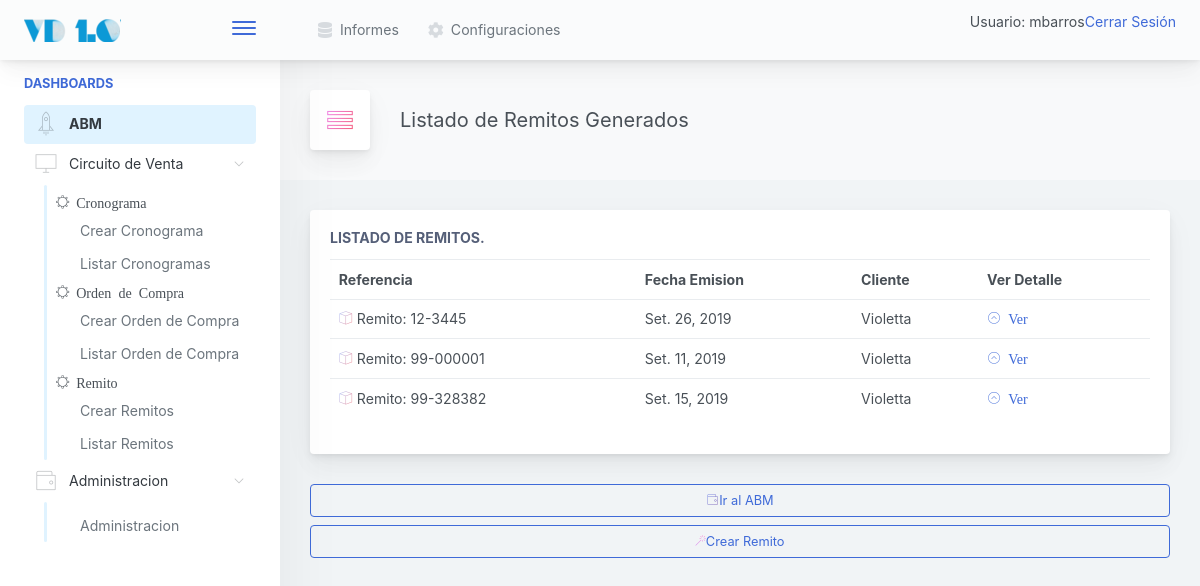
Page /venta/remito/listar/ (signed in) on the earlier database version.
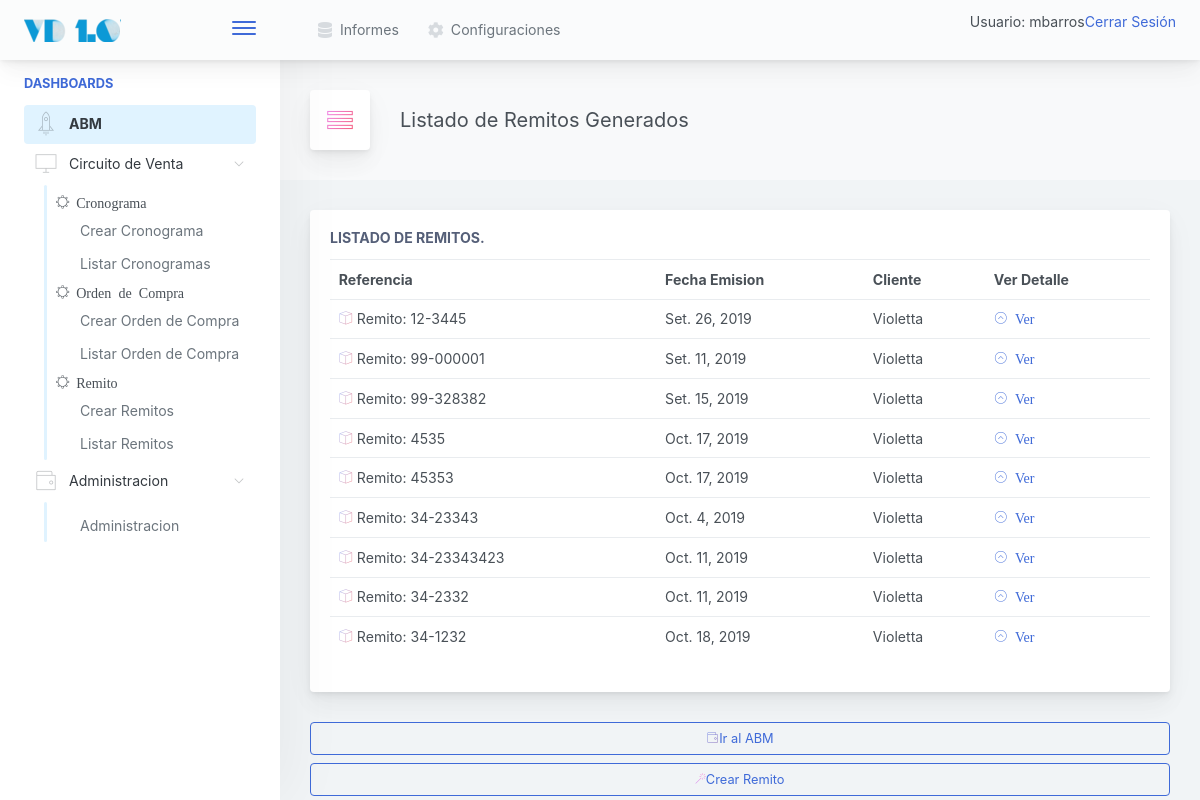
Same page on the later database version.
### venta/models.py (models this page shows)
class Remito(models.Model):
	referencia_externa 		= models.CharField(max_length=50, unique=True)
	cliente 				= models.ForeignKey(Cliente, null=False, blank=False, on_delete=models.CASCADE)
	tipo_documento			= models.CharField(max_length=50, choices=DOCUMENTOS_CHOICES, default='')
	ordencompra 			= models.ForeignKey(OrdenCompra, null=False, blank=False, on_delete=models.CASCADE)
	fecha_emision			= models.DateField(null=True, blank=True)
	formato_de_impresion 	= models.ForeignKey(FormatodeImpresion, default=1, null=False, blank=False, on_delete=models.CASCADE)
	conformado				= models.BooleanField(default=False)
	anulado					= models.BooleanField(default=False)
	def __str__(self):
		return "Remito: " + self.referencia_externa

### gral/models.py (models this page shows)
class Cliente(models.Model):
    razon_social      = models.CharField(max_length=150, unique=True)
    nombre_corto      = models.CharField(max_length=25, unique=True)
    cuit              = models.CharField(max_length=15, unique=True)
    direccion_fiscal  = models.CharField(max_length=250)
    direccion_entrega = models.CharField(max_length=250)
    condicion_iva     = models.CharField(max_length=100, blank=False, default='Responsable Inscripto')
    observaciones     = models.TextField(blank=True)
    def __str__(self):
        return self.nombre_corto

### venta/views.py (the view)
# urls.py: path('remito/listar/', RemitoListView.as_view(), name='RemitoListar'),
class RemitoListView(LoginRequiredMixin, ListView):
	model = Remito

### inicio/templates/venta/remito_list.html
{% extends '../base.html' %}
{%  block cuerpo %}
<div class="app-page-title">
<div class="page-title-heading">
   <div class="page-title-icon">
                                        <i class="pe-7s-menu icon-gradient bg-ripe-malin">
                                        </i>
                                    </div>
<div>Listado de Remitos Generados</div>
                                    </div>
</div>
    {% if object_list %}
<div class="main-card mb-3 card">
	<div class="card-body">
	<h5 class="card-title">Listado de Remitos.</h5>
		<table class="table table-hover table-fixed">
		  <tr>
		    <th>Referencia</th>
		    <th>Fecha Emision</th>
		    <th>Cliente</th>
		    <th>Ver Detalle</th>
		  </tr>
		      {% for remito in object_list %}
		   <tr>
		      <td><i class="pe-7s-box2 icon-gradient bg-amy-crisp">
		        </i>
		        {{remito}}
		      </td>
		      <td>
		        {{remito.fecha_emision }}
		      </td>
		      <td>
		        {{remito.cliente}}
		      </td>
		      <td>
			      <a href="{% url 'venta:RemitoDetail' pk=remito.id %}">
			      	<i class="pe-7s-angle-up-circle">
			      			Ver
			      	</i>
			      </a>
		      </td>
		    </tr>
		      {% endfor %}
		    {% else %}
		      <p>No hay registros para mostrar.</p>
		    {% endif %}
		</table>
	</div>
</div>
<a href="{% url 'inicio:abm' %}">
<button class="mb-2 mr-2 btn-transition btn btn-outline-primary btn-block">
		<i class="pe-7s-wallet icon-gradient bg-plum-plate"></i>Ir al ABM
</button>
</a>
<a href="{% url 'venta:RemitoCrear' %}">
<button class="mb-2 mr-2 btn-transition btn btn-outline-primary btn-block">
		<i class="pe-7s-magic-wand icon-gradient bg-mixed-hopes"></i>Crear Remito
</button>
</a>
{% endblock %}

### inicio/templates/base.html (shortened to what this page needs)
{% load static %}
<!doctype html>
<html lang="en">
<head>
<link href="{% static 'css/main.css'%}" rel="stylesheet"></head>
<body>
    {% if user.is_authenticated %}
            <div class="app-container app-theme-white body-tabs-shadow fixed-sidebar fixed-header">
    {% else %}
        <div class="app-container app-theme-white body-tabs-shadow fixed-sidebar fixed-header closed-sidebar">
    {% endif %}
        <div class="app-header header-shadow">
            <div class="app-header__logo">
                <div class="logo-src"></div>
                <div class="header__pane ml-auto">
                    <div>
                        <button type="button" class="hamburger close-sidebar-btn hamburger--elastic" data-class="closed-sidebar">
                            <span class="hamburger-box">
                                <span class="hamburger-inner"></span>
                            </span>
                        </button>
                    </div>
                </div>
            </div>
                <div class="app-header__content">
                <div class="app-header-left">
                                               {% if user.is_authenticated %}
                    <ul class="header-menu nav">
                        <li class="nav-item">
                            <a href="javascript:void(0);" class="nav-link">
                                <i class="nav-link-icon fa fa-database"> </i>
                                Informes
                            </a>
                        </li>
                        <li class="dropdown nav-item">
                            <a href="{% url 'configuraciones:configuraciones' %}" class="nav-link">
                                <i class="nav-link-icon fa fa-cog"></i>
                                Configuraciones
                            </a>
                        </li>
                    </ul>
                 {% endif %}
                 </div>
                <div class="app-header-right">
                    <div class="header-btn-lg pr-0">
                        <div class="widget-content p-0">
                            <div class="widget-content-wrapper">
                                <div class="widget-content-left">
                                    <div class="btn-group">
    {% if user.is_authenticated %}
     <p>Usuario:  {{ user.get_username }}</p>
     <p><a href="{% url 'logout'%}?next={{request.path}}">Cerrar Sesión</a></p>
   {% else %}
     <p><a href="{% url 'login'%}?next={{request.path}}">Ingresar</a></p>
   {% endif %}
                                    </div>
                                </div>
                            </div>
                        </div>
                    </div>        </div>
            </div>
        </div>
               <div class="app-main">
                <div class="app-sidebar sidebar-shadow">
                        <div class="scrollbar-sidebar">
                        <div class="app-sidebar__inner">
                            {% if user.is_authenticated %}
                            <ul class="vertical-nav-menu">
                                <li class="app-sidebar__heading">Dashboards</li>
                                  <li>
                                     <a href="{% url 'inicio:abm' %}" class="mm-active">
                                        <i class="metismenu-icon pe-7s-rocket"></i>
                                        ABM
                                    </a>
                                </li>
                                <li>
                                    <a href="#">
                                        <i class="metismenu-icon pe-7s-monitor"></i>
                                        Circuito de Venta
                                        <i class="metismenu-state-icon pe-7s-angle-down caret-left"></i>
                                    </a>
                                    <ul>
                                    	<li><i class="pe-7s-settings">  Cronograma</i></li>
                                        <li>
                                            <a href="{% url 'venta:CronogramaCreate' %}">
                                                Crear Cronograma
                                            </a>
                                        </li>
                                         <li>
                                            <a href="{% url 'venta:CronogramaList' %}">
                                                Listar Cronogramas
                                            </a>
                                        </li>
                                    	<li><i class="pe-7s-settings">  Orden de Compra</i></li>
                                         <li>
                                            <a href="{% url 'venta:OrdenCompraCompleto' %}">
                                                Crear Orden de Compra
                                            </a>
                                        </li>
                                        <li>
                                            <a href="{% url 'venta:OrdenCompraList' %}">
                                                Listar Orden de Compra
                                            </a>
                                        </li>
                                    	<li><i class="pe-7s-settings">  Remito</i></li>
                                          <li>
                                            <a href="{% url 'venta:RemitoCrear' %}">
                                                Crear Remitos
                                            </a>
                                        </li>
                                        <li>
                                            <a href="{% url 'venta:RemitoListar' %}">
                                                Listar Remitos
                                            </a>
                                        </li>
                                    </ul>
                                                                    <li>
                                    <a href="#">
                                        <i class="metismenu-icon pe-7s-wallet"></i>
                                        Administracion
                                        <i class="metismenu-state-icon pe-7s-angle-down caret-left"></i>
                                    </a>
                                    <ul>
                                        <li>
                                            <a href="{% url 'admin:index' %}">
                                                Administracion
                                            </a>
                                        </li>
                                        </ul>
                                </li>
                            </ul>
                            {% endif %}
                        </div>
                    </div>
                </div>    <div class="app-main__outer">
                <div class="app-main__inner">
                                            {% if user.is_authenticated %}
			{% block cuerpo %}
			{% endblock %}
			{% else %}
			{% block sesion%}
			{% endblock %}
			{% endif %}
			</div>
    </div>
        </div>
    </div>
</body>
</html>

Differences in the rows shown:
added Remito: referencia_externa "Remito: 4535", fecha_emision "Oct. 17, 2019", cliente "Violetta"
added Remito: referencia_externa "Remito: 45353", fecha_emision "Oct. 17, 2019", cliente "Violetta"
added Remito: referencia_externa "Remito: 34-23343", fecha_emision "Oct. 4, 2019", cliente "Violetta"
added Remito: referencia_externa "Remito: 34-23343423", fecha_emision "Oct. 11, 2019", cliente "Violetta"
added Remito: referencia_externa "Remito: 34-2332", fecha_emision "Oct. 11, 2019", cliente "Violetta"
added Remito: referencia_externa "Remito: 34-1232", fecha_emision "Oct. 18, 2019", cliente "Violetta"
